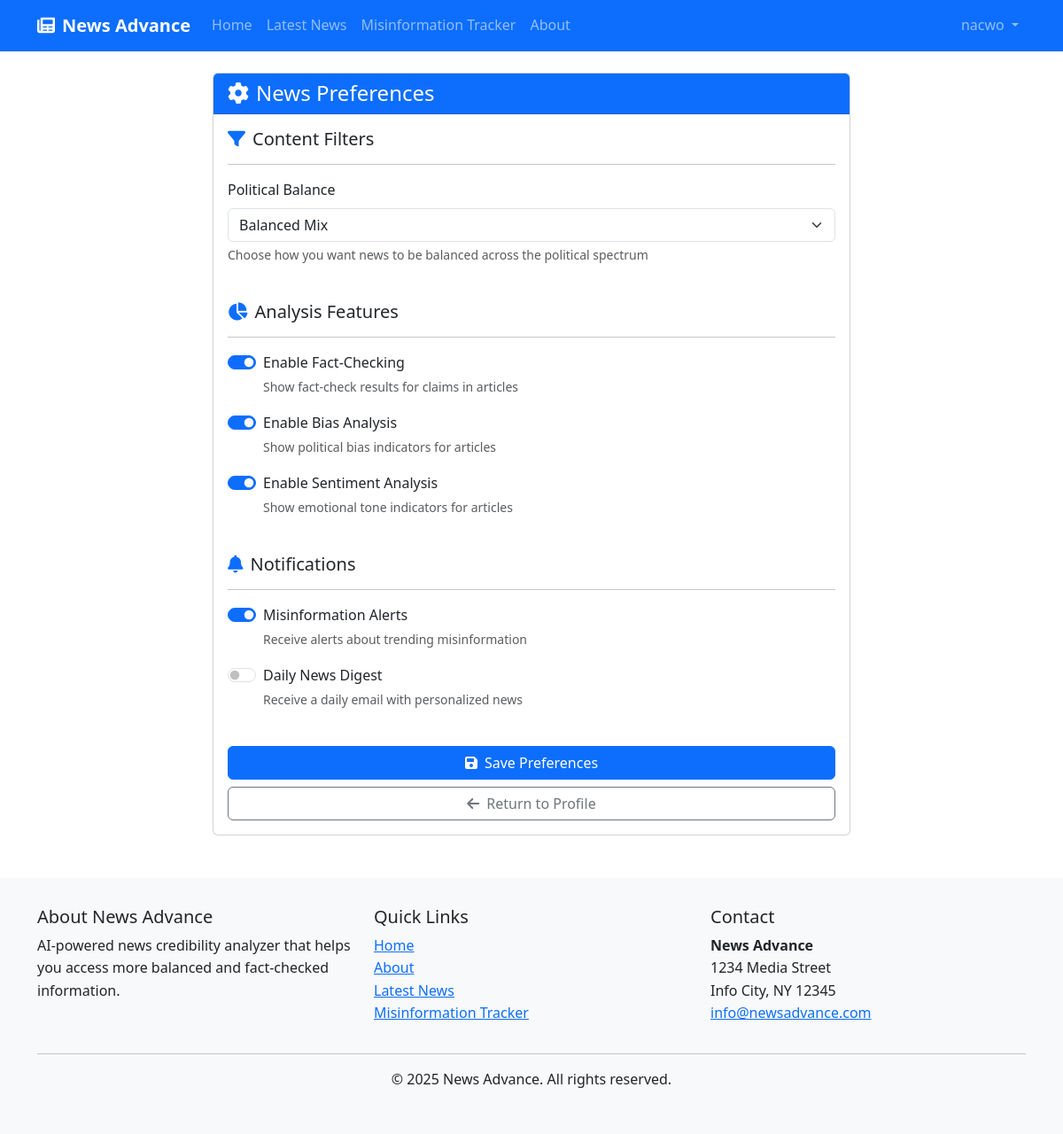
The app's page /accounts/preferences/ (signed in) with its own data.
### accounts/models.py (models this page shows, shortened)
class UserPreferences(models.Model):
    POLITICAL_FILTER_CHOICES = [
        ('all', 'Show All'),
        ('balanced', 'Balanced Mix'),
        ('neutral_only', 'Neutral Sources Only'),
        ('diverse', 'Diverse Viewpoints'),
    ]
    user = models.OneToOneField(User, on_delete=models.CASCADE, related_name='preferences')
    political_filter = models.CharField(max_length=15, choices=POLITICAL_FILTER_CHOICES, default='balanced')
    enable_fact_check = models.BooleanField(default=True)
    enable_bias_analysis = models.BooleanField(default=True)
    enable_sentiment_analysis = models.BooleanField(default=True)
    receive_misinformation_alerts = models.BooleanField(default=True)
    daily_digest_email = models.BooleanField(default=False)

### accounts/views.py (the view)
# urls.py: path('preferences/', views.preferences, name='preferences'),
@login_required
def preferences(request):
    user = request.user
    preferences = user.preferences
    context = {
        'user': user,
        'preferences': preferences,
    }
    return render(request, 'accounts/preferences.html', context)

### accounts/templates/accounts/preferences.html (shortened to what this page needs)
{% extends 'base.html' %}
{% block content %}
<div class="container">
    <div class="row">
        <div class="col-md-8 offset-md-2">
            <div class="card">
                <div class="card-header bg-primary text-white">
                    <h4 class="mb-0"><i class="fas fa-cog me-2"></i>News Preferences</h4>
                </div>
                <div class="card-body">
                    <form method="post">
                        <div class="row mb-4">
                            <div class="col-md-12">
                                <h5><i class="fas fa-filter me-2 text-primary"></i>Content Filters</h5>
                                <hr>
                                <div class="mb-3">
                                    <label class="form-label">Political Balance</label>
                                    <select name="political_filter" class="form-select">
                                        <option value="balanced" {% if preferences.political_filter == 'balanced' %}selected{% endif %}>Balanced Mix</option>
                                    </select>
                                    <div class="form-text">Choose how you want news to be balanced across the political spectrum</div>
                                </div>
                            </div>
                        </div>
                        <div class="row mb-4">
                            <div class="col-md-12">
                                <h5><i class="fas fa-chart-pie me-2 text-primary"></i>Analysis Features</h5>
                                <hr>
                                <div class="form-check form-switch mb-3">
                                    <input class="form-check-input" type="checkbox" id="enable_fact_check" name="enable_fact_check" {% if preferences.enable_fact_check %}checked{% endif %}>
                                    <label class="form-check-label" for="enable_fact_check">Enable Fact-Checking</label>
                                    <div class="form-text">Show fact-check results for claims in articles</div>
                                </div>
                                <div class="form-check form-switch mb-3">
                                    <input class="form-check-input" type="checkbox" id="enable_bias_analysis" name="enable_bias_analysis" {% if preferences.enable_bias_analysis %}checked{% endif %}>
                                    <label class="form-check-label" for="enable_bias_analysis">Enable Bias Analysis</label>
                                    <div class="form-text">Show political bias indicators for articles</div>
                                </div>
                                <div class="form-check form-switch mb-3">
                                    <input class="form-check-input" type="checkbox" id="enable_sentiment_analysis" name="enable_sentiment_analysis" {% if preferences.enable_sentiment_analysis %}checked{% endif %}>
                                    <label class="form-check-label" for="enable_sentiment_analysis">Enable Sentiment Analysis</label>
                                    <div class="form-text">Show emotional tone indicators for articles</div>
                                </div>
                            </div>
                        </div>
                        <div class="row mb-4">
                            <div class="col-md-12">
                                <h5><i class="fas fa-bell me-2 text-primary"></i>Notifications</h5>
                                <hr>
                                <div class="form-check form-switch mb-3">
                                    <input class="form-check-input" type="checkbox" id="receive_misinformation_alerts" name="receive_misinformation_alerts" {% if preferences.receive_misinformation_alerts %}checked{% endif %}>
                                    <label class="form-check-label" for="receive_misinformation_alerts">Misinformation Alerts</label>
                                    <div class="form-text">Receive alerts about trending misinformation</div>
                                </div>
                                <div class="form-check form-switch mb-3">
                                    <input class="form-check-input" type="checkbox" id="daily_digest_email" name="daily_digest_email" {% if preferences.daily_digest_email %}checked{% endif %}>
                                    <label class="form-check-label" for="daily_digest_email">Daily News Digest</label>
                                    <div class="form-text">Receive a daily email with personalized news</div>
                                </div>
                            </div>
                        </div>
                        <div class="d-grid gap-2">
                            <button type="submit" class="btn btn-primary">
                                <i class="fas fa-save me-2"></i>Save Preferences
                            </button>
                            <a href="{% url 'accounts:profile' %}" class="btn btn-outline-secondary">
                                <i class="fas fa-arrow-left me-2"></i>Return to Profile
                            </a>
                        </div>
                    </form>
                </div>
            </div>
        </div>
    </div>
</div>
{% endblock %}

### templates/base.html (shortened to what this page needs)
<!DOCTYPE html>
<html lang="en">
<head>
    <link href="https://cdn.jsdelivr.net/npm/bootstrap@5.3.0/dist/css/bootstrap.min.css" rel="stylesheet">
    <link rel="stylesheet" href="https://cdnjs.cloudflare.com/ajax/libs/font-awesome/6.0.0/css/all.min.css">
</head>
<body>
    <nav class="navbar navbar-expand-lg navbar-dark bg-primary mb-4">
        <div class="container">
            <a class="navbar-brand" href="{% url 'home' %}">
                <i class="fas fa-newspaper me-2"></i>News Advance
            </a>
            <div class="collapse navbar-collapse" id="navbarNav">
                <ul class="navbar-nav me-auto">
                    <li class="nav-item">
                        <a class="nav-link" href="{% url 'home' %}">Home</a>
                    </li>
                    <li class="nav-item">
                        <a class="nav-link" href="{% url 'news_aggregator:latest' %}">Latest News</a>
                    </li>
                    <li class="nav-item">
                        <a class="nav-link" href="{% url 'news_analysis:misinformation_tracker' %}">Misinformation Tracker</a>
                    </li>
                    <li class="nav-item">
                        <a class="nav-link" href="{% url 'about' %}">About</a>
                    </li>
                </ul>
                <div class="navbar-nav">
                    {% if user.is_authenticated %}
                        <div class="nav-item dropdown">
                            <a class="nav-link dropdown-toggle" href="#" id="userDropdown" role="button" data-bs-toggle="dropdown">
                                {{ user.username }}
                            </a>
                        </div>
                    {% else %}
                        <a class="nav-link" href="{% url 'accounts:login' %}">Login</a>
                        <a class="nav-link" href="{% url 'accounts:signup' %}">Sign Up</a>
                    {% endif %}
                </div>
            </div>
        </div>
    </nav>
    <div class="container">
        {% block content %}{% endblock %}
    </div>
    <footer class="footer mt-5">
        <div class="container">
            <div class="row">
                <div class="col-md-4">
                    <h5>About News Advance</h5>
                    <p>AI-powered news credibility analyzer that helps you access more balanced and fact-checked information.</p>
                </div>
                <div class="col-md-4">
                    <h5>Quick Links</h5>
                    <ul class="list-unstyled">
                        <li><a href="{% url 'home' %}">Home</a></li>
                        <li><a href="{% url 'about' %}">About</a></li>
                        <li><a href="{% url 'news_aggregator:latest' %}">Latest News</a></li>
                        <li><a href="{% url 'news_analysis:misinformation_tracker' %}">Misinformation Tracker</a></li>
                    </ul>
                </div>
                <div class="col-md-4">
                    <h5>Contact</h5>
                    <address>
                        <strong>News Advance</strong><br>
                        1234 Media Street<br>
                        Info City, NY 12345<br>
                        <a href="mailto:info@newsadvance.com">info@newsadvance.com</a>
                    </address>
                </div>
            </div>
            <hr>
            <div class="text-center">
                <p>&copy; {% now "Y" %} News Advance. All rights reserved.</p>
            </div>
        </div>
    </footer>
    {% load static %}
</body>
</html>

### templates/base.html (style rules this page uses)
body { font-family: 'Segoe UI', Tahoma, Geneva, Verdana, sans-serif; line-height: 1.6; }
.navbar-brand { font-weight: bold; }
.footer { margin-top: 3rem; padding: 2rem 0; background-color: #f8f9fa; }

### records on screen
UserPreferences: political_filter "Balanced Mix", enable_fact_check "☑", enable_bias_analysis "☑", enable_sentiment_analysis "☑", receive_misinformation_alerts "☑"

### other values on screen
{{ user.username }} "nacwo"
